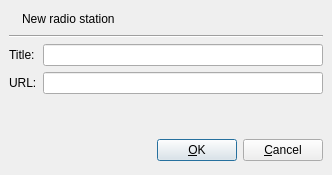
<ui version="4.0" >
 <class>AddRadioDialog</class>
 <widget class="QDialog" name="AddRadioDialog" >
  <property name="geometry" >
   <rect>
    <x>0</x>
    <y>0</y>
    <width>332</width>
    <height>175</height>
   </rect>
  </property>
  <property name="sizePolicy" >
   <sizepolicy>
    <hsizetype>1</hsizetype>
    <vsizetype>1</vsizetype>
    <horstretch>0</horstretch>
    <verstretch>0</verstretch>
   </sizepolicy>
  </property>
  <property name="windowTitle" >
   <string>New radio station</string>
  </property>
  <layout class="QVBoxLayout" >
   <property name="margin" >
    <number>9</number>
   </property>
   <property name="spacing" >
    <number>6</number>
   </property>
   <item>
    <layout class="QHBoxLayout" >
     <property name="margin" >
      <number>0</number>
     </property>
     <property name="spacing" >
      <number>6</number>
     </property>
     <item>
      <widget class="QLabel" name="addRadioDialogLabel" />
     </item>
     <item>
      <widget class="QLabel" name="label_2" >
       <property name="text" >
        <string>New radio station</string>
       </property>
      </widget>
     </item>
     <item>
      <spacer>
       <property name="orientation" >
        <enum>Qt::Horizontal</enum>
       </property>
       <property name="sizeHint" >
        <size>
         <width>40</width>
         <height>20</height>
        </size>
       </property>
      </spacer>
     </item>
    </layout>
   </item>
   <item>
    <widget class="Line" name="line" >
     <property name="orientation" >
      <enum>Qt::Horizontal</enum>
     </property>
    </widget>
   </item>
   <item>
    <layout class="QGridLayout" >
     <property name="margin" >
      <number>0</number>
     </property>
     <property name="spacing" >
      <number>6</number>
     </property>
     <item row="1" column="1" >
      <widget class="QLineEdit" name="url" >
       <property name="text" >
        <string/>
       </property>
      </widget>
     </item>
     <item row="0" column="0" >
      <widget class="QLabel" name="label_3" >
       <property name="text" >
        <string>Title:</string>
       </property>
      </widget>
     </item>
     <item row="1" column="0" >
      <widget class="QLabel" name="label_4" >
       <property name="text" >
        <string>URL:</string>
       </property>
      </widget>
     </item>
     <item row="0" column="1" >
      <widget class="QLineEdit" name="title" />
     </item>
    </layout>
   </item>
   <item>
    <spacer>
     <property name="orientation" >
      <enum>Qt::Vertical</enum>
     </property>
     <property name="sizeType" >
      <enum>QSizePolicy::MinimumExpanding</enum>
     </property>
     <property name="sizeHint" >
      <size>
       <width>5</width>
       <height>5</height>
      </size>
     </property>
    </spacer>
   </item>
   <item>
    <layout class="QHBoxLayout" >
     <property name="margin" >
      <number>0</number>
     </property>
     <property name="spacing" >
      <number>6</number>
     </property>
     <item>
      <spacer>
       <property name="orientation" >
        <enum>Qt::Horizontal</enum>
       </property>
       <property name="sizeHint" >
        <size>
         <width>131</width>
         <height>31</height>
        </size>
       </property>
      </spacer>
     </item>
     <item>
      <widget class="QPushButton" name="okButton" >
       <property name="text" >
        <string>&amp;OK</string>
       </property>
      </widget>
     </item>
     <item>
      <widget class="QPushButton" name="cancelButton" >
       <property name="text" >
        <string>&amp;Cancel</string>
       </property>
      </widget>
     </item>
    </layout>
   </item>
  </layout>
 </widget>
 <tabstops>
  <tabstop>title</tabstop>
  <tabstop>url</tabstop>
  <tabstop>okButton</tabstop>
  <tabstop>cancelButton</tabstop>
 </tabstops>
 <resources>
  <include location="../qmpdclient.qrc" />
 </resources>
 <connections>
  <connection>
   <sender>okButton</sender>
   <signal>clicked()</signal>
   <receiver>AddRadioDialog</receiver>
   <slot>accept()</slot>
   <hints>
    <hint type="sourcelabel" >
     <x>278</x>
     <y>253</y>
    </hint>
    <hint type="destinationlabel" >
     <x>96</x>
     <y>254</y>
    </hint>
   </hints>
  </connection>
  <connection>
   <sender>cancelButton</sender>
   <signal>clicked()</signal>
   <receiver>AddRadioDialog</receiver>
   <slot>reject()</slot>
   <hints>
    <hint type="sourcelabel" >
     <x>369</x>
     <y>253</y>
    </hint>
    <hint type="destinationlabel" >
     <x>179</x>
     <y>282</y>
    </hint>
   </hints>
  </connection>
 </connections>
</ui>
